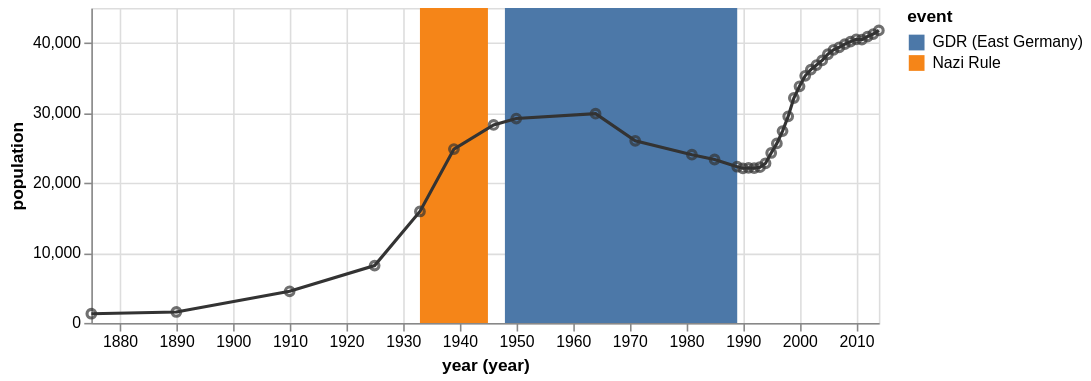

The Vega-Lite source for this figure:
### Vega specification from a JSON file in a GitHub repository (floating-point values rounded to 4 significant figures)
{"$schema": "https://vega.github.io/schema/vega/v5.json", "description": "The population of the German city of Falkensee over time", "background": "white", "padding": 5, "width": 500, "height": 200, "style": "cell", "data": [{"name": "source_0", "values": [{"year": "1875", "population": 1309}, {"year": "1890", "population": 1558}, {"year": "1910", "population": 4512}, {"year": "1925", "population": 8180}, {"year": "1933", "population": 15915}, {"year": "1939", "population": 24824}, {"year": "1946", "population": 28275}, {"year": "1950", "population": 29189}, {"year": "1964", "population": 29881}, {"year": "1971", "population": 26007}, {"year": "1981", "population": 24029}, {"year": "1985", "population": 23340}, {"year": "1989", "population": 22307}, {"year": "1990", "population": 22087}, {"year": "1991", "population": 22139}, {"year": "1992", "population": 22105}, {"year": "1993", "population": 22242}, {"year": "1994", "population": 22801}, {"year": "1995", "population": 24273}, {"year": "1996", "population": 25640}, {"year": "1997", "population": 27393}, {"year": "1998", "population": 29505}, {"year": "1999", "population": 32124}, {"year": "2000", "population": 33791}, {"year": "2001", "population": 35297}, {"year": "2002", "population": 36179}, {"year": "2003", "population": 36829}, {"year": "2004", "population": 37493}, {"year": "2005", "population": 38376}, {"year": "2006", "population": 39008}, {"year": "2007", "population": 39366}, {"year": "2008", "population": 39821}, {"year": "2009", "population": 40179}, {"year": "2010", "population": 40511}, {"year": "2011", "population": 40465}, {"year": "2012", "population": 40905}, {"year": "2013", "population": 41258}, {"year": "2014", "population": 41777}]}, {"name": "source_1", "values": [{"start": "1933", "end": "1945", "event": "Nazi Rule"}, {"start": "1948", "end": "1989", "event": "GDR (East Germany)"}]}, {"name": "data_0", "source": "source_0", "transform": [{"type": "formula", "expr": "timeParse(datum[\"year\"],'%Y')", "as": "year"}, {"field": "year", "type": "timeunit", "units": ["year"], "as": ["year_year", "year_year_end"]}]}, {"name": "data_1", "source": "data_0", "transform": [{"type": "filter", "expr": "(isDate(datum[\"year_year\"]) || (isValid(datum[\"year_year\"]) && isFinite(+datum[\"year_year\"]))) && isValid(datum[\"population\"]) && isFinite(+datum[\"population\"])"}]}, {"name": "data_2", "source": "source_1", "transform": [{"type": "formula", "expr": "timeParse(datum[\"start\"],'%Y')", "as": "start"}, {"type": "formula", "expr": "timeParse(datum[\"end\"],'%Y')", "as": "end"}, {"field": "start", "type": "timeunit", "units": ["year"], "as": ["year_start", "year_start_end"]}, {"field": "end", "type": "timeunit", "units": ["year"], "as": ["year_end", "year_end_end"]}, {"type": "filter", "expr": "(isDate(datum[\"year_start\"]) || (isValid(datum[\"year_start\"]) && isFinite(+datum[\"year_start\"])))"}]}], "marks": [{"name": "layer_0_marks", "type": "rect", "style": ["rect"], "from": {"data": "data_2"}, "encode": {"update": {"fill": {"scale": "color", "field": "event"}, "x": {"scale": "x", "field": "year_start"}, "x2": {"scale": "x", "field": "year_end"}, "y": {"value": 0}, "y2": {"field": {"group": "height"}}}}}, {"name": "layer_1_marks", "type": "line", "style": ["line"], "sort": {"field": "datum[\"year_year\"]"}, "from": {"data": "data_0"}, "encode": {"update": {"stroke": {"value": "#333"}, "x": {"scale": "x", "field": "year_year"}, "y": {"scale": "y", "field": "population"}, "defined": {"signal": "isValid(datum[\"year_year\"]) && isFinite(+datum[\"year_year\"]) && isValid(datum[\"population\"]) && isFinite(+datum[\"population\"])"}}}}, {"name": "layer_2_marks", "type": "symbol", "style": ["point"], "from": {"data": "data_1"}, "encode": {"update": {"opacity": {"value": 0.7}, "fill": {"value": "transparent"}, "stroke": {"value": "#333"}, "x": {"scale": "x", "field": "year_year"}, "y": {"scale": "y", "field": "population"}}}}], "scales": [{"name": "x", "type": "time", "domain": {"fields": [{"data": "data_2", "field": "year_start"}, {"data": "data_2", "field": "year_end"}, {"data": "data_0", "field": "year_year"}, {"data": "data_1", "field": "year_year"}]}, "range": [0, {"signal": "width"}]}, {"name": "color", "type": "ordinal", "domain": {"data": "data_2", "field": "event", "sort": true}, "range": "category"}, {"name": "y", "type": "linear", "domain": {"fields": [{"data": "data_0", "field": "population"}, {"data": "data_1", "field": "population"}]}, "range": [{"signal": "height"}, 0], "nice": true, "zero": true}], "axes": [{"scale": "x", "orient": "bottom", "gridScale": "y", "grid": true, "tickCount": {"signal": "ceil(width/40)"}, "domain": false, "labels": false, "maxExtent": 0, "minExtent": 0, "ticks": false, "zindex": 0}, {"scale": "y", "orient": "left", "gridScale": "x", "grid": true, "tickCount": {"signal": "ceil(height/40)"}, "domain": false, "labels": false, "maxExtent": 0, "minExtent": 0, "ticks": false, "zindex": 0}, {"scale": "x", "orient": "bottom", "grid": false, "title": "year (year)", "labelFlush": true, "labelOverlap": true, "tickCount": {"signal": "ceil(width/40)"}, "encode": {"labels": {"update": {"text": {"signal": "timeFormat(datum.value, timeUnitSpecifier([\"year\"], {\"year-month\":\"%b %Y \",\"year-month-date\":\"%b %d, %Y \"}))"}}}}, "zindex": 0}, {"scale": "y", "orient": "left", "grid": false, "title": "population", "labelOverlap": true, "tickCount": {"signal": "ceil(height/40)"}, "zindex": 0}], "legends": [{"fill": "color", "symbolType": "square", "title": "event"}]}
